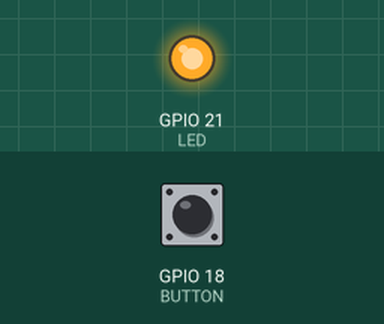
Recording of a sketch running on a simulated ESP32. Shown: output pins drawn as LEDs (lit = HIGH). The test bench sets the inputs (shaded band); at power-on: GPIO 18 (BUTTON) LOW.

Above: at 1.2 s.
1.3 s: GPIO 18 (BUTTON) pulled HIGH for 0.15 s
At 1.9 s:
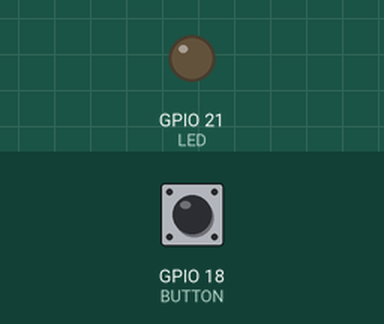
2.9 s: GPIO 18 (BUTTON) pulled HIGH for 1 s
At 5.6 s:
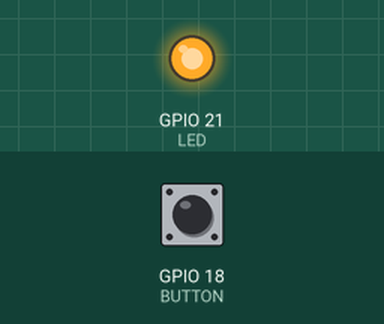
6.9 s: GPIO 18 (BUTTON) pulled HIGH for 3.2 s
At 7.3 s:
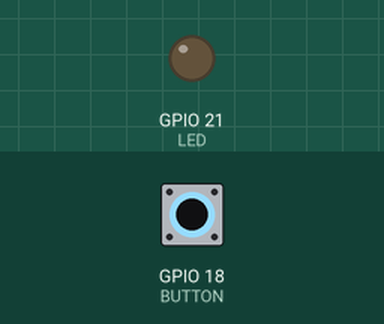
Timing chart, 0 to 9.9 s (numbered marks = the images above; inputs shaded):
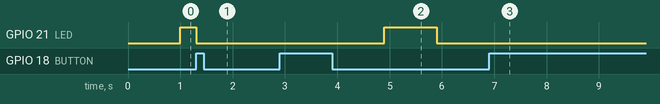

Measured:
- after the input at 1.3 s, GPIO 21 (LED): HIGH → LOW after 0.00 s instead of 0.70 s
- after the input at 2.9 s, GPIO 21 (LED): LOW → HIGH after 2.0 s, → LOW 1.0 s later
- after the input at 6.9 s, GPIO 21 (LED): stops changing and stays LOW

The sketch:

aula11_11.ino
```cpp
#define LED 21
#define BUTTON 18
int var = false;

hw_timer_t *timer = NULL;

void ARDUINO_ISR_ATTR onTimer(){
  digitalWrite(LED, !digitalRead(LED));
}

void setup(){
  pinMode(LED, OUTPUT);
  pinMode(BUTTON, INPUT);
  timer = timerBegin(1000000);
  timerAttachInterrupt(timer, &onTimer);
  timerAlarm(timer, 1000000, true, 0);
  var = true;
}

void loop(){
  if (digitalRead(BUTTON) == HIGH && var){
    timerEnd(timer);
    digitalWrite(LED, LOW);
    var = false;
  } else if (digitalRead(BUTTON) == HIGH && !var){
    setup();
  }
}
```
